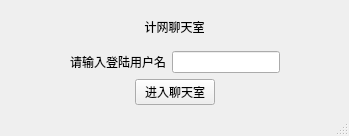
<?xml version="1.0" encoding="UTF-8"?>
<ui version="4.0">
 <class>MainWindow</class>
 <widget class="QMainWindow" name="MainWindow">
  <property name="geometry">
   <rect>
    <x>0</x>
    <y>0</y>
    <width>349</width>
    <height>136</height>
   </rect>
  </property>
  <property name="windowTitle">
   <string>MainWindow</string>
  </property>
  <widget class="QWidget" name="centralwidget">
   <layout class="QGridLayout" name="gridLayout_2">
    <item row="0" column="0">
     <layout class="QGridLayout" name="gridLayout">
      <item row="1" column="0">
       <layout class="QHBoxLayout" name="horizontalLayout">
        <item>
         <spacer name="horizontalSpacer_3">
          <property name="orientation">
           <enum>Qt::Horizontal</enum>
          </property>
          <property name="sizeHint" stdset="0">
           <size>
            <width>40</width>
            <height>20</height>
           </size>
          </property>
         </spacer>
        </item>
        <item>
         <widget class="QLabel" name="label_2">
          <property name="text">
           <string>请输入登陆用户名</string>
          </property>
         </widget>
        </item>
        <item>
         <widget class="QLineEdit" name="lineEdit"/>
        </item>
        <item>
         <spacer name="horizontalSpacer_4">
          <property name="orientation">
           <enum>Qt::Horizontal</enum>
          </property>
          <property name="sizeHint" stdset="0">
           <size>
            <width>40</width>
            <height>20</height>
           </size>
          </property>
         </spacer>
        </item>
       </layout>
      </item>
      <item row="0" column="0">
       <widget class="QLabel" name="label">
        <property name="text">
         <string>计网聊天室</string>
        </property>
        <property name="textFormat">
         <enum>Qt::AutoText</enum>
        </property>
        <property name="alignment">
         <set>Qt::AlignCenter</set>
        </property>
       </widget>
      </item>
      <item row="2" column="0">
       <layout class="QHBoxLayout" name="horizontalLayout_2">
        <item>
         <spacer name="horizontalSpacer">
          <property name="orientation">
           <enum>Qt::Horizontal</enum>
          </property>
          <property name="sizeHint" stdset="0">
           <size>
            <width>40</width>
            <height>20</height>
           </size>
          </property>
         </spacer>
        </item>
        <item>
         <widget class="QPushButton" name="pushButton">
          <property name="text">
           <string>进入聊天室</string>
          </property>
         </widget>
        </item>
        <item>
         <spacer name="horizontalSpacer_2">
          <property name="orientation">
           <enum>Qt::Horizontal</enum>
          </property>
          <property name="sizeHint" stdset="0">
           <size>
            <width>40</width>
            <height>20</height>
           </size>
          </property>
         </spacer>
        </item>
       </layout>
      </item>
     </layout>
    </item>
   </layout>
  </widget>
  <widget class="QMenuBar" name="menubar">
   <property name="geometry">
    <rect>
     <x>0</x>
     <y>0</y>
     <width>349</width>
     <height>23</height>
    </rect>
   </property>
  </widget>
  <widget class="QStatusBar" name="statusbar"/>
 </widget>
 <resources/>
 <connections/>
</ui>
